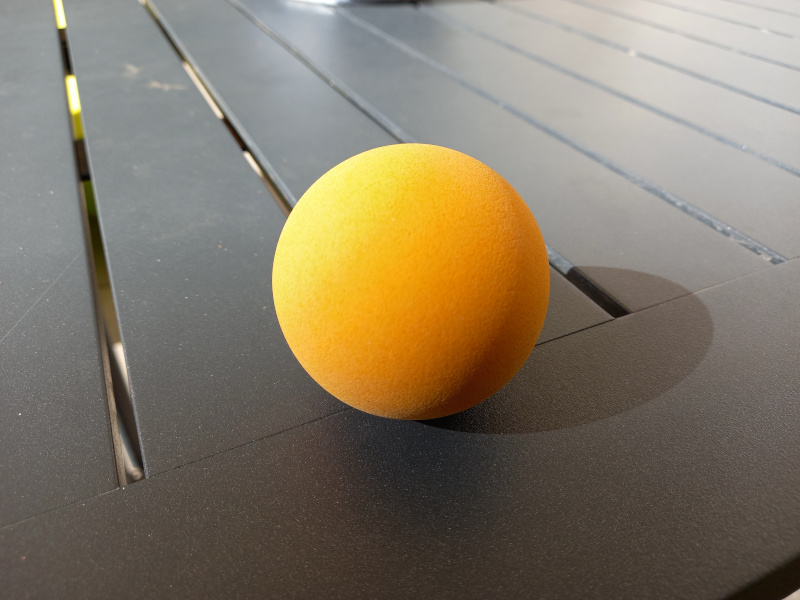
#> input picture assets/balle_small.jpg, 800 x 600 px
$ python testCentre.py
#> lines starting #> are read from the running program, lines starting #| are printed output that depends on the picture
import numpy as np
import cv2 as cv

img = cv.imread('../assets/balle_small.jpg', cv.IMREAD_GRAYSCALE)
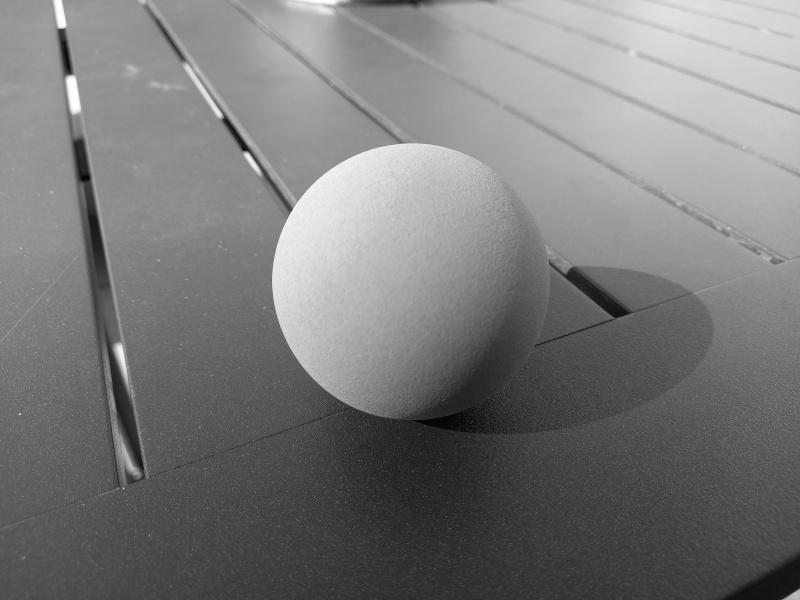
#> img: shape (600, 800); min 1, max 255, mean 122.1
assert img is not None, "file could not be read, check with os.path.exists()"
img = cv.medianBlur(img,5)
cimg = cv.cvtColor(img,cv.COLOR_GRAY2BGR)

circles = cv.HoughCircles(img,cv.HOUGH_GRADIENT,1,20,
                            param1=50,param2=30,minRadius=0,maxRadius=0)
#> circles = 98 rows, first 8: [410.5, 281.5, 138.6], [398.5, 324.5, 302.3], [470.5, 480.5, 345.1], [466.5, 353.5, 366.1], [372.5, 338.5, 271], [441.5, 343.5, 344.3], [441.5, 263.5, 172.5], [464.5, 333.5, 356.5]

circles = np.uint16(np.around(circles))
#> circles = 98 rows, first 8: [410, 282, 139], [398, 324, 302], [470, 480, 345], [466, 354, 366], [372, 338, 271], [442, 344, 344], [442, 264, 172], [464, 334, 356]
for i in circles[0,:]:
    # draw the outer circle
    cv.circle(cimg,(i[0],i[1]),i[2],(0,255,0),2)
    # draw the center of the circle
    cv.circle(cimg,(i[0],i[1]),2,(0,0,255),3)
#> this loop made 98 passes
#> i on passes 1 to 12: [410, 282, 139], [398, 324, 302], [470, 480, 345], [466, 354, 366], [372, 338, 271], [442, 344, 344], [442, 264, 172], [464, 334, 356], [622, 340, 276], [422, 254, 167], [484, 242, 191], [418, 300, 158]
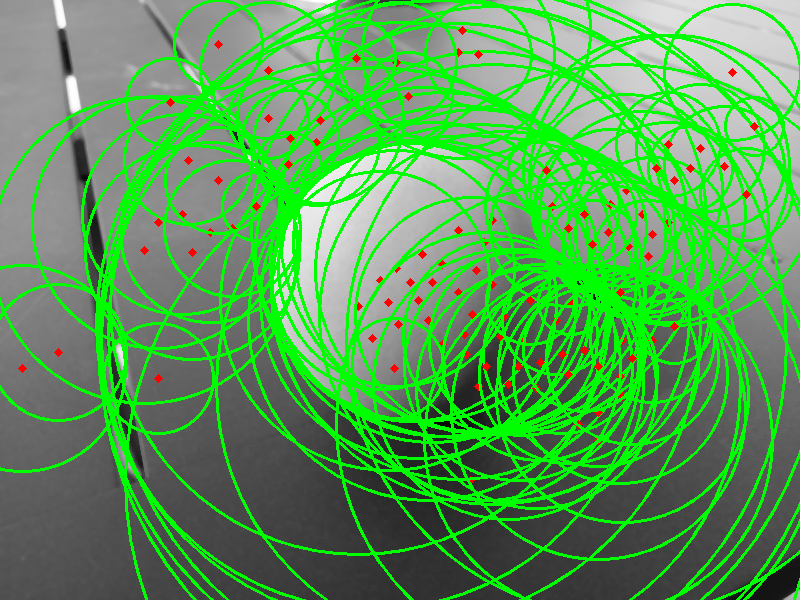
#> cimg: shape (600, 800, 3); mean B, G, R 84.8, 158.2, 86.5

cv.imshow('detected circles',cimg)
cv.waitKey(0)
cv.destroyAllWindows()
